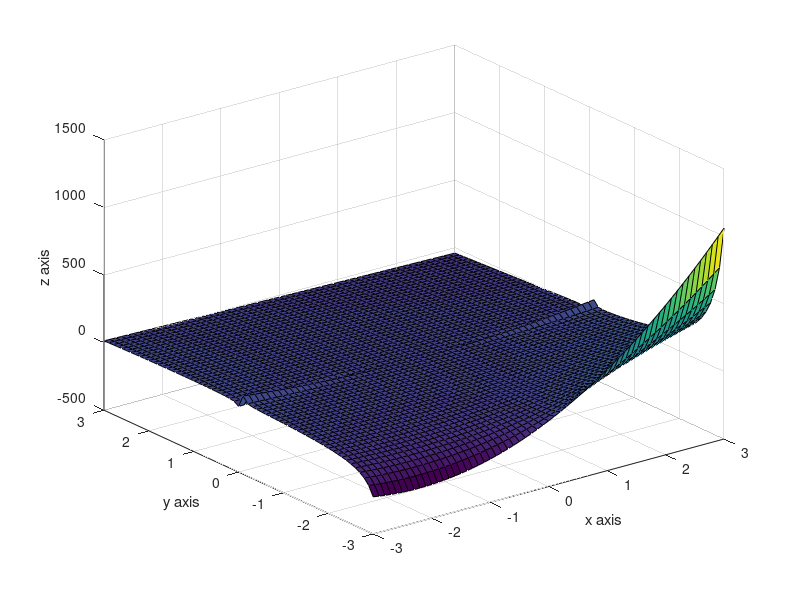

MATLAB code to generate this figure:
a= [-3:.1:3];
b= [-3:.1:3];
[x,y]=meshgrid(a,b);
z= (4*y.*(x.^2))./(0.06 + y + 0.3*(y.^2)) - 2*(x.^2) + (-5.714*x.*(y.^2))./(0.06 + y + 0.3*(y.^2))+4-(2*(y.^2))
surf(x,y,z);
xlabel('x axis');
ylabel('y axis');
zlabel('z axis');